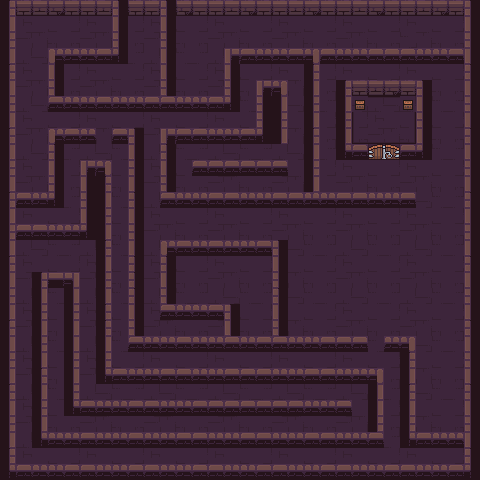

Rendered tile map (Tiled .tmx) drawn with the repository's tilesets; below, a short description and the full map source, tile grids included:
An orthogonal 30x30 tile map with 16x16 px tiles, 2 tile layers (ground, walls), 1 hidden layer not drawn, 2 tilesets.

<map version="1.10" tiledversion="1.10.2" orientation="orthogonal" renderorder="right-down" width="30" height="30" tilewidth="16" tileheight="16" infinite="0" nextlayerid="12" nextobjectid="7">
 <tileset firstgid="1" name="Dungeon_Tileset" tilewidth="16" tileheight="16" tilecount="100" columns="10">
  <image source="Resources/Dungeon_Tileset.png" width="160" height="160" />
 </tileset>
 <tileset firstgid="101" name="Dungeon_Character" tilewidth="16" tileheight="16" tilecount="28" columns="7">
  <image source="Resources/Dungeon_Character.png" width="112" height="64" />
 </tileset>
 <layer id="1" name="ground" width="30" height="30">
  <data encoding="csv">
7,8,9,10,7,8,9,10,7,8,9,10,7,8,9,10,7,8,9,10,7,8,9,10,7,8,9,10,7,8,
17,18,19,20,17,18,19,20,17,18,19,20,17,18,19,20,17,18,19,20,17,18,19,20,17,18,19,20,17,18,
27,28,29,30,27,28,29,30,27,28,29,30,27,28,29,30,27,28,29,30,27,28,29,30,27,10,29,30,27,28,
7,8,9,10,7,8,9,10,7,8,9,10,7,8,9,10,7,8,9,10,7,8,9,10,7,8,9,10,7,8,
17,18,19,20,17,18,19,20,17,18,19,20,17,18,19,20,17,18,19,20,17,18,19,20,17,18,19,20,17,18,
27,28,29,30,27,28,29,30,27,28,29,30,27,28,29,30,27,28,29,30,27,28,29,30,27,28,29,30,27,28,
7,8,9,10,7,8,9,10,7,20,9,10,7,8,9,10,7,8,9,10,7,8,9,10,7,8,9,10,7,8,
17,18,19,20,17,18,19,20,17,18,19,20,17,18,19,20,17,18,19,20,17,18,19,20,17,18,19,20,17,18,
27,28,29,30,27,28,29,30,27,28,29,30,27,28,29,30,27,28,29,30,27,28,29,30,27,28,29,30,27,28,
7,8,9,10,7,8,9,10,7,8,9,10,7,8,9,10,7,8,9,10,7,8,9,10,7,8,9,10,7,8,
17,18,19,20,17,18,19,20,17,18,19,20,17,18,19,20,17,18,19,20,17,18,19,20,17,18,19,20,17,18,
27,28,29,30,27,28,29,30,27,28,29,30,27,28,29,30,27,28,29,30,27,28,29,30,27,28,29,30,27,28,
7,8,9,10,7,8,9,10,7,8,9,10,7,8,9,10,7,8,9,10,7,8,9,10,7,8,9,10,7,8,
17,18,19,20,17,18,19,20,17,18,19,20,17,18,19,20,17,18,19,20,17,18,19,20,17,18,19,20,17,18,
27,28,29,30,27,28,29,30,27,28,29,30,27,28,29,30,27,28,29,30,27,28,29,30,27,28,29,30,27,28,
7,8,9,10,7,8,9,10,7,8,9,10,7,8,9,10,7,8,9,10,7,8,9,10,7,8,9,10,7,8,
17,18,19,20,17,18,19,20,17,18,19,20,17,18,19,20,17,18,19,20,17,18,19,20,17,18,19,20,17,18,
27,28,29,30,27,28,29,30,27,28,29,30,27,28,29,30,27,28,29,30,27,28,29,30,27,28,29,30,27,28,
7,8,9,10,7,8,9,10,7,8,9,10,7,8,9,10,7,8,9,10,7,8,9,10,7,8,9,10,7,8,
17,18,19,20,17,18,19,20,17,18,19,20,17,18,19,20,17,18,19,20,17,18,19,20,17,18,19,20,17,18,
27,28,29,30,27,28,29,30,27,28,29,30,27,28,29,30,27,28,29,30,27,28,29,30,27,28,29,30,27,28,
7,8,9,10,7,8,9,10,7,8,9,10,7,8,9,10,7,8,9,10,7,8,9,10,7,8,9,10,7,8,
17,18,19,20,17,18,19,20,17,18,19,20,17,18,19,20,17,18,19,20,17,18,19,20,17,18,19,20,17,18,
27,28,29,30,27,28,29,30,27,28,29,30,27,28,29,30,27,28,29,30,27,28,29,30,27,28,29,30,27,28,
7,8,9,10,7,8,9,10,7,8,9,10,7,8,9,10,7,8,9,10,7,8,9,10,7,8,9,10,7,8,
17,18,19,20,17,18,19,20,17,18,19,20,17,18,19,20,17,18,19,20,17,18,19,20,17,18,19,20,17,18,
27,28,29,30,27,28,29,30,27,28,29,30,27,28,29,30,27,28,29,30,27,28,29,30,27,28,29,30,27,28,
7,8,9,10,7,8,9,10,7,8,9,10,7,8,9,10,7,8,9,10,7,8,9,10,7,8,9,10,7,8,
17,18,19,20,17,18,19,20,17,18,19,20,17,18,19,20,17,18,19,20,17,18,19,20,17,18,19,20,17,18,
27,28,29,30,27,28,29,30,27,28,29,30,27,28,29,30,27,28,29,30,27,28,29,30,27,28,29,30,27,28
</data>
 </layer>
 <layer id="8" name="walls" width="30" height="30">
  <data encoding="csv">
1,2,3,4,5,2,3,6,5,2,6,4,5,2,3,4,5,2,3,4,5,2,3,4,5,2,3,4,5,6,
11,0,0,0,0,0,0,16,0,0,16,0,0,0,0,0,0,0,0,0,0,0,0,0,0,0,0,0,0,16,
21,0,0,0,0,0,0,26,0,0,26,0,0,0,0,0,0,0,0,0,0,0,0,0,0,0,0,0,0,26,
31,0,0,55,43,44,45,46,0,0,36,0,0,0,51,42,43,44,45,56,42,43,44,45,42,42,43,44,45,36,
1,0,0,16,0,0,0,0,0,0,36,0,0,0,16,0,0,0,0,1,0,0,0,0,0,0,0,0,0,6,
11,0,0,26,0,0,0,0,0,0,26,0,0,0,26,0,51,56,0,11,0,1,2,3,4,5,6,0,0,16,
21,0,0,42,43,44,42,43,44,45,42,43,44,45,46,0,26,11,0,21,0,11,81,13,14,81,16,0,0,26,
31,0,0,0,0,0,0,0,0,0,0,0,0,0,0,0,26,21,0,31,0,21,22,23,24,25,26,0,0,36,
1,0,0,55,42,43,0,45,6,0,51,42,42,43,44,45,46,31,0,1,0,31,32,33,34,35,36,0,0,6,
11,0,0,6,0,0,0,0,16,0,6,0,0,0,0,0,0,0,0,11,0,41,42,67,68,45,46,0,0,16,
21,0,0,16,0,51,56,0,26,0,16,0,42,42,42,42,42,42,0,21,0,0,0,0,0,0,0,0,0,26,
31,0,0,26,0,16,1,0,36,0,26,0,0,0,0,0,0,0,0,31,80,0,0,0,0,0,0,0,0,36,
1,42,43,46,0,26,11,0,6,0,42,43,44,45,42,43,44,45,42,43,44,45,42,43,44,45,0,0,0,6,
11,0,0,0,0,36,21,0,16,0,0,0,0,0,0,0,0,0,0,0,0,0,0,0,0,0,0,0,0,16,
21,42,42,43,44,46,31,0,26,0,0,0,0,0,0,0,0,0,0,0,0,0,0,0,0,0,0,0,0,26,
31,0,0,0,0,0,1,0,36,0,55,42,43,42,43,44,45,6,0,0,0,0,0,0,0,0,0,0,0,36,
1,0,0,0,0,0,11,0,6,0,6,0,0,0,0,0,0,16,0,0,0,0,0,0,0,0,0,0,0,6,
11,0,1,52,54,0,21,0,6,0,16,0,0,0,0,0,0,26,0,0,0,0,0,0,0,0,0,0,0,16,
21,0,11,0,11,0,31,0,6,0,26,0,0,0,0,0,0,6,0,0,0,0,0,0,0,0,0,0,0,26,
31,0,21,0,21,0,1,0,16,0,42,43,44,45,6,0,0,16,0,0,0,0,0,0,0,0,0,0,0,36,
1,0,31,0,31,0,1,0,26,0,0,0,0,0,16,0,0,26,0,0,0,0,0,0,0,0,0,0,0,6,
11,0,21,0,11,0,11,0,42,43,44,42,43,44,45,44,45,42,43,44,45,42,42,0,44,56,0,0,0,16,
21,0,31,0,21,0,21,0,0,0,0,0,0,0,0,0,0,0,0,0,0,0,0,0,0,1,0,0,0,26,
31,0,1,0,11,0,41,42,43,44,45,42,43,44,45,42,42,43,44,45,42,43,44,56,0,11,0,0,0,36,
1,0,11,0,21,0,0,0,0,0,0,0,0,0,0,0,0,0,0,0,0,0,0,11,0,1,0,0,0,6,
11,0,21,0,41,42,43,44,45,42,43,44,45,42,42,42,42,42,42,43,44,45,0,11,0,11,0,0,0,16,
21,0,31,0,0,0,0,0,0,0,0,0,0,0,0,0,0,0,0,0,0,0,0,21,0,21,0,0,0,26,
31,0,41,43,44,45,43,44,45,43,44,45,42,43,44,45,42,43,44,45,42,43,44,45,0,41,42,43,44,36,
1,0,0,0,0,0,0,0,0,0,0,0,0,0,0,0,0,0,0,0,0,0,0,0,0,0,0,0,0,6,
41,42,43,44,45,42,43,44,45,42,43,44,45,42,43,44,45,42,43,44,45,42,43,44,45,42,43,44,45,46
</data>
 </layer>
 <layer id="10" name="passability layer" width="30" height="30" visible="0">
  <data encoding="csv">
1,2,3,4,5,2,3,6,5,2,6,4,5,2,3,4,5,2,3,4,5,2,3,4,5,2,3,4,5,6,
11,0,0,0,0,0,0,16,0,0,16,0,0,0,0,0,0,0,0,0,0,0,0,0,0,0,0,0,0,16,
21,0,0,0,0,0,0,26,0,0,26,0,0,0,0,0,0,0,0,0,0,0,0,0,0,0,0,0,0,26,
31,0,0,55,43,44,45,46,0,0,36,0,0,0,51,42,43,44,45,56,42,43,44,45,42,42,43,44,45,36,
1,0,0,16,0,0,0,0,0,0,36,0,0,0,16,0,0,0,0,1,0,0,0,0,0,0,0,0,0,6,
11,0,0,26,0,0,0,0,0,0,26,0,0,0,26,0,51,56,0,11,0,1,2,3,4,5,6,0,0,16,
21,0,0,42,43,44,42,43,44,45,42,43,44,45,46,0,26,11,0,21,0,11,81,13,14,81,16,0,0,26,
31,0,0,0,0,0,0,0,0,0,0,0,0,0,0,0,26,21,0,31,0,21,22,23,24,25,26,0,0,36,
1,0,0,55,42,43,0,45,6,0,51,42,42,43,44,45,46,31,0,1,0,31,32,33,34,35,36,0,0,6,
11,0,0,6,0,0,0,0,16,0,6,0,0,0,0,0,0,0,0,11,0,41,42,67,68,45,46,0,0,16,
21,0,0,16,0,51,56,0,26,0,16,0,42,42,42,42,42,42,0,21,0,0,0,0,0,0,0,0,0,26,
31,0,0,26,0,16,1,0,36,0,26,0,0,0,0,0,0,0,0,31,80,0,0,0,0,0,0,0,0,36,
1,42,43,46,0,26,11,0,6,0,42,43,44,45,42,43,44,45,42,43,44,45,42,43,44,45,0,0,0,6,
11,0,0,0,0,36,21,0,16,0,0,0,0,0,0,0,0,0,0,0,0,0,0,0,0,0,0,0,0,16,
21,42,42,43,44,46,31,0,26,0,0,0,0,0,0,0,0,0,0,0,0,0,0,0,0,0,0,0,0,26,
31,0,0,0,0,0,1,0,36,0,55,42,43,42,43,44,45,6,0,0,0,0,0,0,0,0,0,0,0,36,
1,0,0,0,0,0,11,0,6,0,6,0,0,0,0,0,0,16,0,0,0,0,0,0,0,0,0,0,0,6,
11,0,1,52,54,0,21,0,6,0,16,0,0,0,0,0,0,26,0,0,0,0,0,0,0,0,0,0,0,16,
21,0,11,0,11,0,31,0,6,0,26,0,0,0,0,0,0,6,0,0,0,0,0,0,0,0,0,0,0,26,
31,0,21,0,21,0,1,0,16,0,42,43,44,45,6,0,0,16,0,0,0,0,0,0,0,0,0,0,0,36,
1,0,31,0,31,0,1,0,26,0,0,0,0,0,16,0,0,26,0,0,0,0,0,0,0,0,0,0,0,6,
11,0,21,0,11,0,11,0,42,43,44,42,43,44,45,44,45,42,43,44,45,42,42,0,44,56,0,0,0,16,
21,0,31,0,21,0,21,0,0,0,0,0,0,0,0,0,0,0,0,0,0,0,0,0,0,1,0,0,0,26,
31,0,1,0,11,0,41,42,43,44,45,42,43,44,45,42,42,43,44,45,42,43,44,56,0,11,0,0,0,36,
1,0,11,0,21,0,0,0,0,0,0,0,0,0,0,0,0,0,0,0,0,0,0,11,0,1,0,0,0,6,
11,0,21,0,41,42,43,44,45,42,43,44,45,42,42,42,42,42,42,43,44,45,0,11,0,11,0,0,0,16,
21,0,31,0,0,0,0,0,0,0,0,0,0,0,0,0,0,0,0,0,0,0,0,21,0,21,0,0,0,26,
31,0,41,43,44,45,43,44,45,43,44,45,42,43,44,45,42,43,44,45,42,43,44,45,0,41,42,43,44,36,
1,0,0,0,0,0,0,0,0,0,0,0,0,0,0,0,0,0,0,0,0,0,0,0,0,0,0,0,0,6,
41,42,43,44,45,42,43,44,45,42,43,44,45,42,43,44,45,42,43,44,45,42,43,44,45,42,43,44,45,46
</data>
 </layer>
</map>
